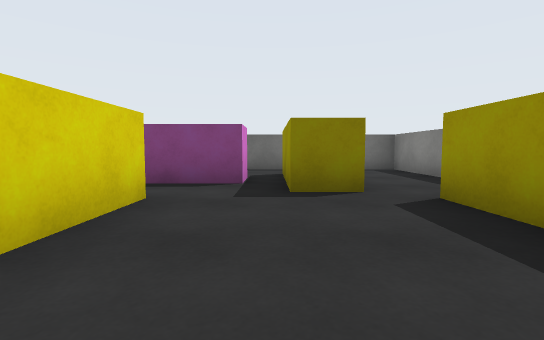
View 1 (above)

20 first-person views from a walk through a Unity game level. The camera is 0.58 m above the floor, tilts 4° down and sees 85° across. The floor is counted in squares, 1 m on a side. Each view is taken from the middle of a square. On the plan, view 1 faces up. The plan holds only what a view shows up to about 9 squares ahead; the rest is blank. The player is left out. Surface patterns are stand-ins for the level's own textures.

View 2
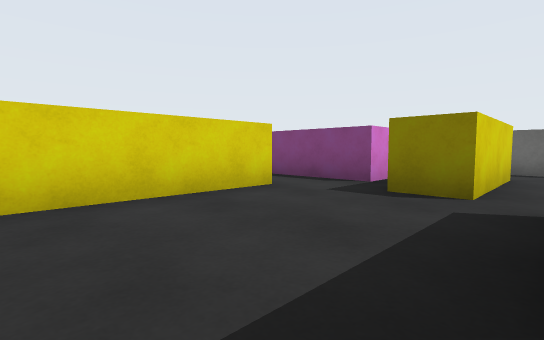

View 3
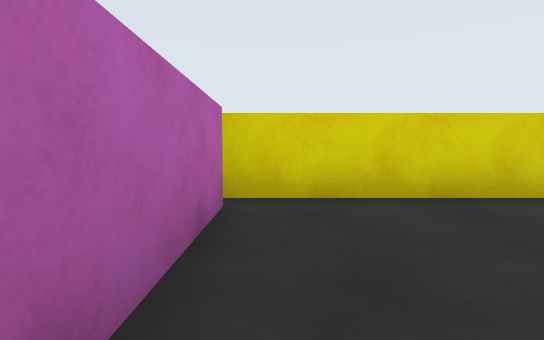

View 4
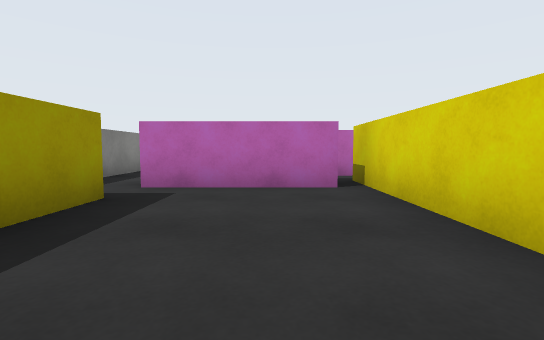

View 5
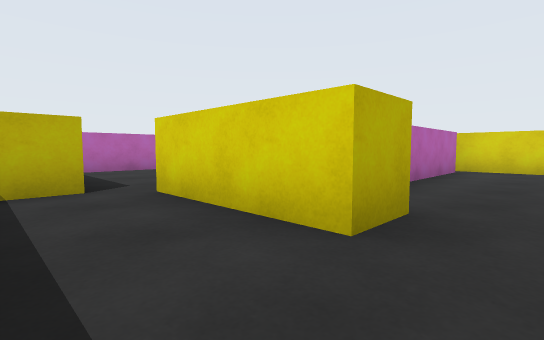

View 6
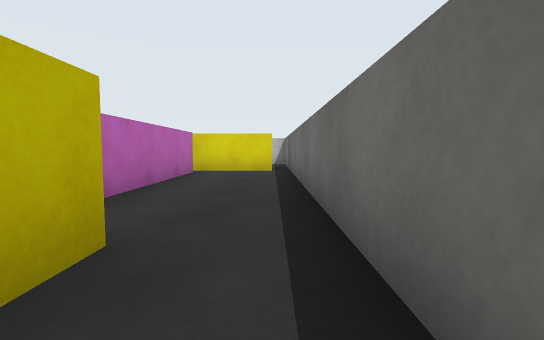

View 7
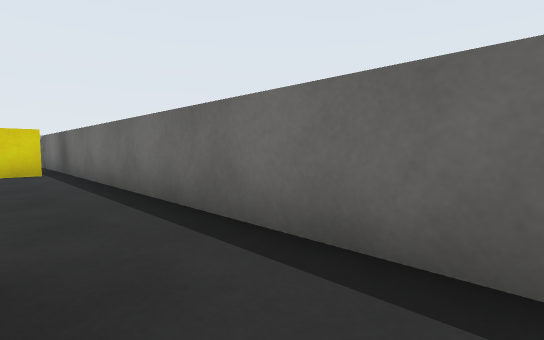

View 8
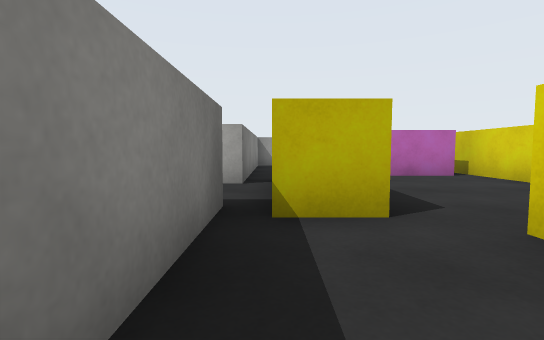

View 9
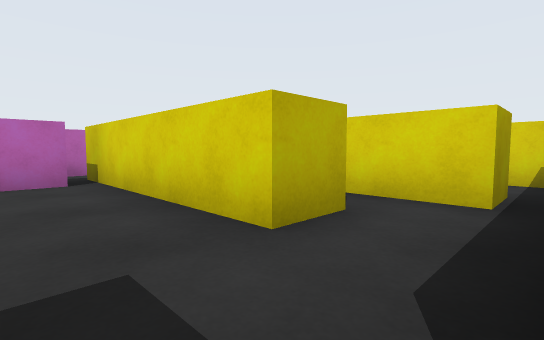

View 10
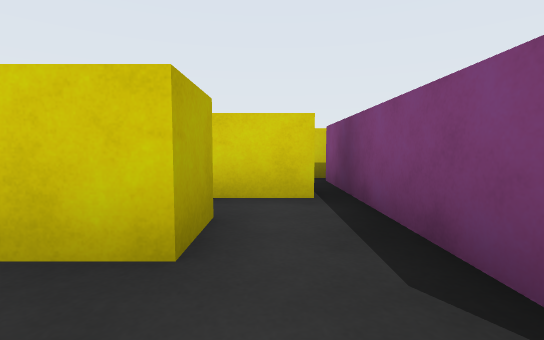

View 11
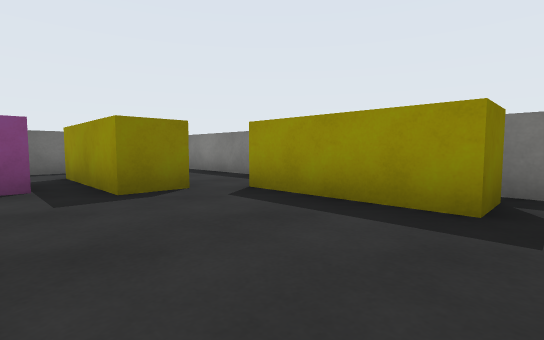

View 12
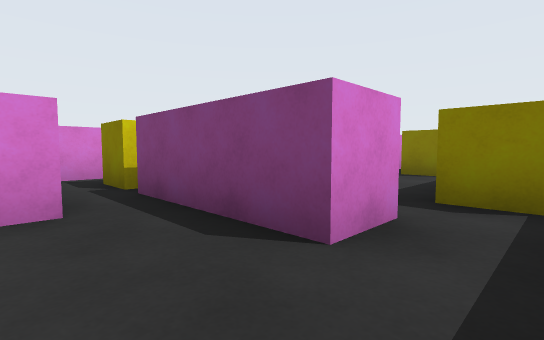

View 13
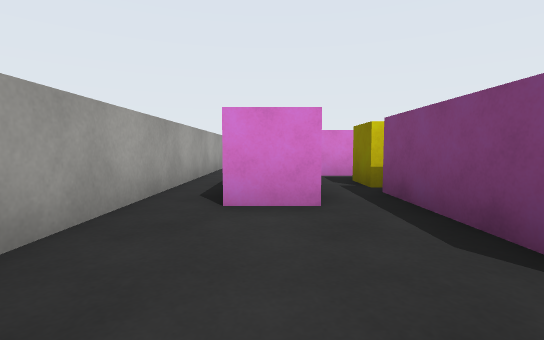

View 14
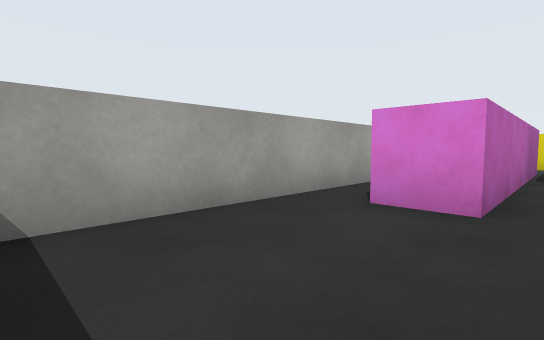

View 15
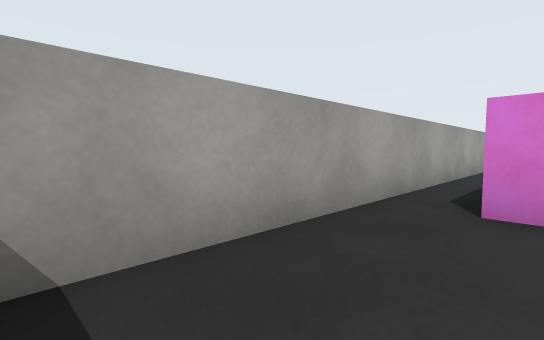

View 16
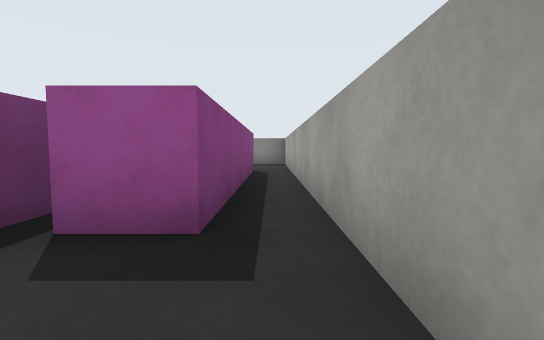

View 17
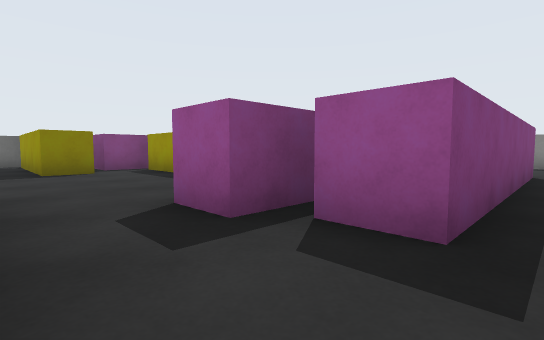

View 18
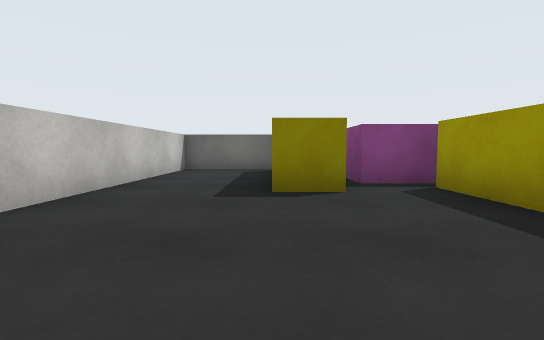

View 19
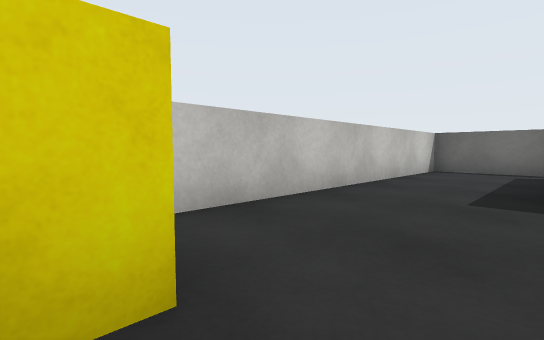

View 20
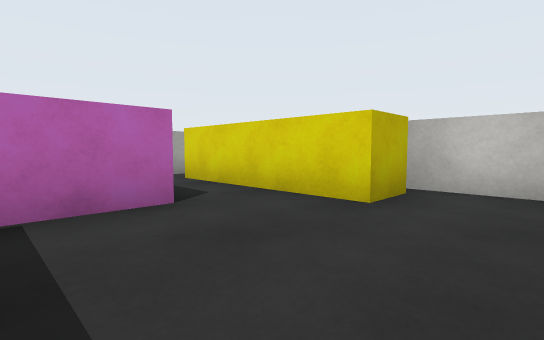

### Floor plan
Points are (right, up) in squares from view 1. A wall is a line through its corners. A room is listed if a view was taken in it or the views show most of it. See-through windows are left out.
Room 1 (views 1, 2, 3, 4, 10, 11)
walls: (-1.5, 3.5) (-1.5, -1.5); (1.2, 4) (0.3, 4); (-1.1, -0.5) (2, -0.5); (-0.5, 5) (-1.5, 5); (3, 0.5) (2, 0.5) (2, 3.5)
ways out: opening at (0, 5.5) to room 3; opening at (-2, 4) to room 7; gap at (-1, -1) to room 7; opening at (2, 0) to room 8
Room 2 (views 5, 6, 7, 8)
walls: (1.2, 7) (1.2, 4); (2, 3.5) (3, 3.5); (3.5, 3) (3.5, 8.5) (1.5, 8.5)
ways out: opening at (1, 7.5) to room 3
Room 3 (view 9)
walls: (-0.5, 6) (-0.5, 5); (-5.5, 6) (-1.5, 6); (0.3, 4) (0.3, 7) (1.2, 7); (1.5, 8.5) (-6.5, 8.5); (-6, 8.1) (-6, 4.2)
ways out: opening at (0, 5.5) to room 1; opening at (1, 7.5) to room 2
Room 4 (views 12, 13, 14, 15)
walls: (3.5, -3.9) (3.5, -0.5); (0, -2.5) (0, -3.5); (0.5, -4.5) (3, -4.5); (2, -0.5) (2, -1.5) (0.5, -1.5)
ways out: opening at (0, -4) to room 5; opening at (0, -2) to room 7; opening at (3, -1) to room 8
Room 5 (views 16, 17)
walls: (-6.5, -2) (-6.5, -1); (-8.6, -4.5) (0.5, -4.5); (-8, -0.5) (-8, -3.5); (0, -3.5) (-6, -3.5) (-6, -2.5)
ways out: opening at (0, -4) to room 4; opening at (-7, -1) to room 6
Room 6 (views 18, 19, 20)
walls: (-5.9, 4) (-7, 4) (-7, 7.8); (-4.5, 2.6) (-4.5, 4.5); (-9.1, 0.5) (-8, 0.5) (-8, -0.5); (-4, 5) (-5.5, 5); (-6.5, -1) (-5, -1); (-6.5, 8.5) (-9.5, 8.5) (-9.5, 0.2)
ways out: opening at (-7, -1) to room 5
Room 7 (no view inside)
walls: (-3.5, -1.1) (-3.5, -2); (-1.5, -1.5) (-2.5, -1.5); (-2.6, 3.5) (-1.5, 3.5); (0.5, -1.5) (-1, -1.5); (-6, -2.5) (0, -2.5); (-3.5, 4.5) (-3.5, 2.9); (-1.5, 5) (-4, 5)
ways out: opening at (-2, 4) to room 1; gap at (-1, -1) to room 1; opening at (0, -2) to room 4
Room 8 (no view inside)
walls: (3.5, -0.5) (3.5, 1)
ways out: opening at (2, 0) to room 1; opening at (3, -1) to room 4

Where each view was taken, in squares from view 1:
view 1: 0 up, 0 right, facing up
view 2: 0 up, 2 right, facing up-left
view 3: 0 up, 2 right, facing left
view 4: 4 up, 0 right, facing down
view 5: 8 up, 3 right, facing down-left
view 6: 8 up, 2 right, facing left
view 7: 7 up, 2 right, facing up-left
view 8: 6 up, 3 right, facing down
view 9: 5 up, 0 right, facing down-left
view 10: 4 up, 0 right, facing left
view 11: 0 up, 1 left, facing up-right
view 12: 3 down, 3 right, facing up-left
view 13: 3 down, 3 right, facing left
view 14: 2 down, 3 right, facing down-left
view 15: 3 down, 3 right, facing down-left
view 16: 4 down, 8 left, facing right
view 17: 4 down, 8 left, facing up-right
view 18: 0 up, 7 left, facing up
view 19: 0 up, 7 left, facing up-left
view 20: 2 up, 5 left, facing down-left
